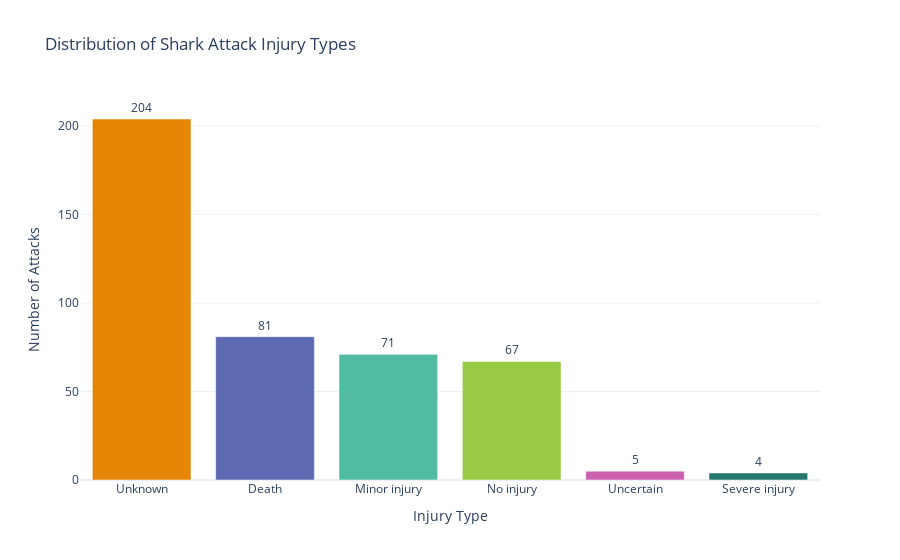

This figure's notebook cell:
### Code cell
import plotly.express as px
import plotly.io as pio
# Show in VSCode browser
pio.renderers.default = 'vscode'
# Ensure columns are clean
df.columns = df.columns.str.strip()
# Verify column exists
if 'Injury Severity' not in df.columns:
    raise KeyError("Column 'Injury Severity' not found! Found instead: " + str(df.columns.tolist()))
# Count each injury severity type
injury_counts = df['Injury Severity'].value_counts().reset_index()
injury_counts.columns = ['Injury Severity', 'Count']
# Create bar chart
fig = px.bar(
    injury_counts,
    x='Injury Severity',
    y='Count',
    title='Distribution of Shark Attack Injury Types',
    color='Injury Severity',
    text='Count',
    color_discrete_sequence=px.colors.qualitative.Vivid
)
fig.update_traces(textposition='outside')
fig.update_layout(
    xaxis_title='Injury Type',
    yaxis_title='Number of Attacks',
    template='plotly_white',
    showlegend=False
)
fig.show()

### Figure 1 — Plotly figure (JSON) as saved in the notebook; plotly's stock layout.template omitted (floating-point values rounded to 4 significant figures)
{"data": [{"alignmentgroup": "True", "hovertemplate": "Injury Severity=%{x}<br>Count=%{text}<extra></extra>", "legendgroup": "Unknown", "marker": {"color": "rgb(229, 134, 6)", "pattern": {"shape": ""}}, "name": "Unknown", "offsetgroup": "Unknown", "orientation": "v", "showlegend": true, "text": [204], "textposition": "outside", "type": "bar", "x": ["Unknown"], "xaxis": "x", "y": [204], "yaxis": "y"}, {"alignmentgroup": "True", "hovertemplate": "Injury Severity=%{x}<br>Count=%{text}<extra></extra>", "legendgroup": "Death", "marker": {"color": "rgb(93, 105, 177)", "pattern": {"shape": ""}}, "name": "Death", "offsetgroup": "Death", "orientation": "v", "showlegend": true, "text": [81], "textposition": "outside", "type": "bar", "x": ["Death"], "xaxis": "x", "y": [81], "yaxis": "y"}, {"alignmentgroup": "True", "hovertemplate": "Injury Severity=%{x}<br>Count=%{text}<extra></extra>", "legendgroup": "Minor injury", "marker": {"color": "rgb(82, 188, 163)", "pattern": {"shape": ""}}, "name": "Minor injury", "offsetgroup": "Minor injury", "orientation": "v", "showlegend": true, "text": [71], "textposition": "outside", "type": "bar", "x": ["Minor injury"], "xaxis": "x", "y": [71], "yaxis": "y"}, {"alignmentgroup": "True", "hovertemplate": "Injury Severity=%{x}<br>Count=%{text}<extra></extra>", "legendgroup": "No injury", "marker": {"color": "rgb(153, 201, 69)", "pattern": {"shape": ""}}, "name": "No injury", "offsetgroup": "No injury", "orientation": "v", "showlegend": true, "text": [67], "textposition": "outside", "type": "bar", "x": ["No injury"], "xaxis": "x", "y": [67], "yaxis": "y"}, {"alignmentgroup": "True", "hovertemplate": "Injury Severity=%{x}<br>Count=%{text}<extra></extra>", "legendgroup": "Uncertain", "marker": {"color": "rgb(204, 97, 176)", "pattern": {"shape": ""}}, "name": "Uncertain", "offsetgroup": "Uncertain", "orientation": "v", "showlegend": true, "text": [5], "textposition": "outside", "type": "bar", "x": ["Uncertain"], "xaxis": "x", "y": [5], "yaxis": "y"}, {"alignmentgroup": "True", "hovertemplate": "Injury Severity=%{x}<br>Count=%{text}<extra></extra>", "legendgroup": "Severe injury", "marker": {"color": "rgb(36, 121, 108)", "pattern": {"shape": ""}}, "name": "Severe injury", "offsetgroup": "Severe injury", "orientation": "v", "showlegend": true, "text": [4], "textposition": "outside", "type": "bar", "x": ["Severe injury"], "xaxis": "x", "y": [4], "yaxis": "y"}], "layout": {"barmode": "relative", "legend": {"title": {"text": "Injury Severity"}, "tracegroupgap": 0}, "showlegend": false, "title": {"text": "Distribution of Shark Attack Injury Types"}, "xaxis": {"anchor": "y", "categoryarray": ["Unknown", "Death", "Minor injury", "No injury", "Uncertain", "Severe injury"], "categoryorder": "array", "domain": [0, 1], "title": {"text": "Injury Type"}}, "yaxis": {"anchor": "x", "domain": [0, 1], "title": {"text": "Number of Attacks"}}}}
